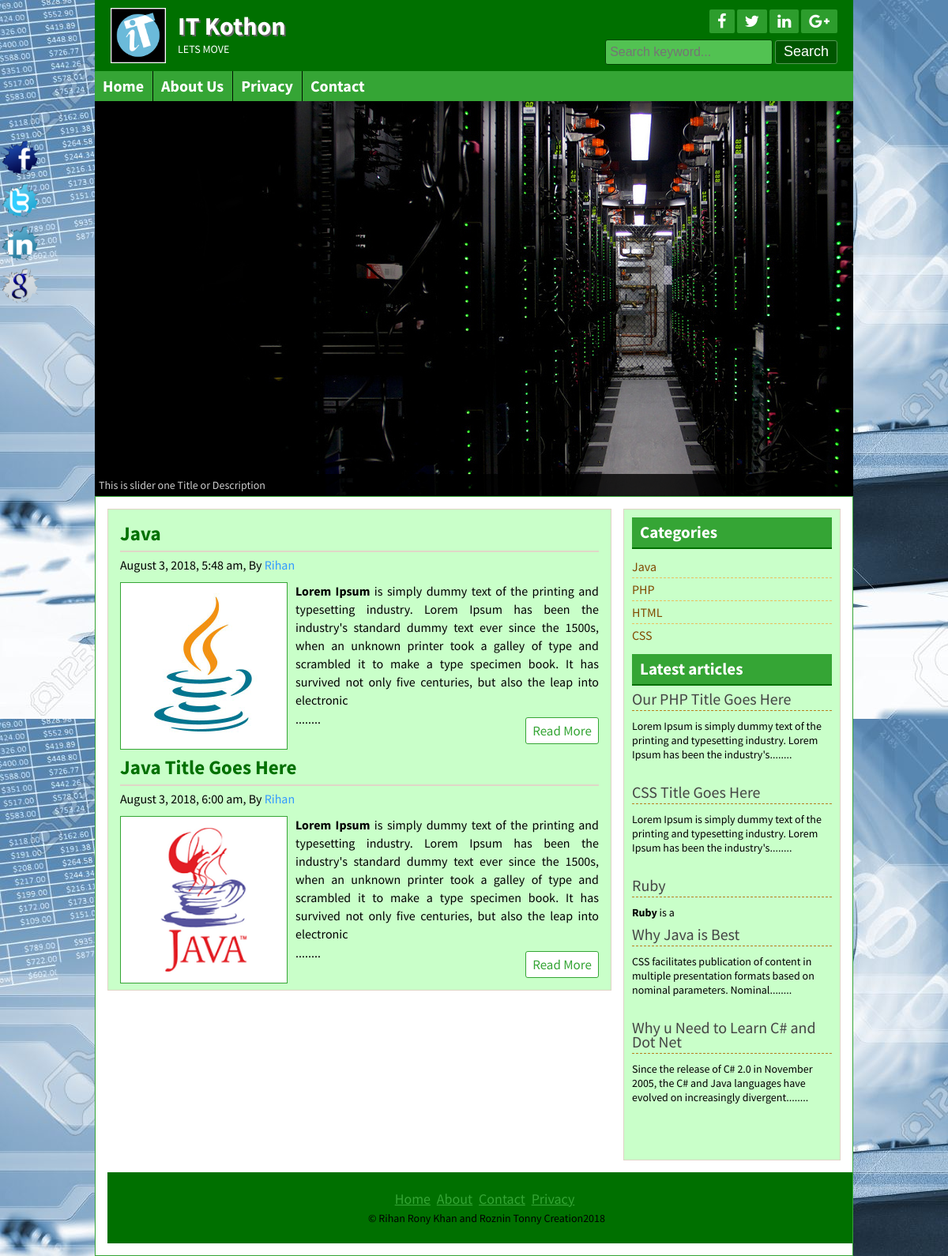
The page /posts.php?category=17 on the database its author committed.
### tables this page shows
CREATE TABLE `title_slogan` (
  `id` int(11) NOT NULL,
  `title` varchar(255) NOT NULL,
  `slogan` varchar(255) NOT NULL,
  `logo` varchar(255) NOT NULL
);

CREATE TABLE `tbl_social` (
  `id` int(11) NOT NULL,
  `fb` varchar(255) NOT NULL,
  `tw` varchar(255) NOT NULL,
  `ln` varchar(255) NOT NULL,
  `gp` varchar(255) NOT NULL
);

CREATE TABLE `tbl_page` (
  `id` int(11) NOT NULL,
  `name` varchar(255) NOT NULL,
  `body` text NOT NULL
);

CREATE TABLE `tbl_post` (
  `id` int(11) NOT NULL,
  `cat` int(11) NOT NULL,
  `title` varchar(255) NOT NULL,
  `body` text NOT NULL,
  `image` varchar(255) NOT NULL,
  `author` varchar(50) NOT NULL,
  `tags` varchar(255) NOT NULL,
  `date` timestamp NOT NULL DEFAULT CURRENT_TIMESTAMP
);

CREATE TABLE `tbl_category` (
  `id` int(11) NOT NULL,
  `name` varchar(50) NOT NULL
);

CREATE TABLE `tbl_footer` (
  `id` int(11) NOT NULL,
  `note` varchar(255) NOT NULL
);

### lib/Database.php (called while the page is built, shortened)
<?php
Class Database{
	public $host   = DB_HOST;
	public $user   = DB_USER;
	public $pass   = DB_PASS;
	public $dbname = DB_NAME;
	public $link;
	private function connectDB(){
	$this->link = new mysqli($this->host, $this->user, $this->pass, $this->dbname);
 }
	public function select($query){
		$result = $this->link->query($query) or die($this->link->error.__LINE__);
		if($result->num_rows > 0){
			return $result;
		} else {
			return false;
		}
	}
}

### helpers/format.php (called while the page is built, shortened)
<?php
	class format{
		public function formatDate($date){
			return date('F j, Y, g:i a',strtotime($date));
		}
		public function textShorten($text, $limit=400){
			$text=$text. " ";
			$text=substr($text,0,$limit);
			$text=substr($text,0,strrpos($text,' '));
			$text=$text."........";
			return $text;
		}
	}
?>

### posts.php (the view)
<?php
	include('inc/header.php');
	include('inc/slider.php');
?>
<?php
	if(!isset($_GET['category']) || $_GET['category'] == NULL){
		header('location:404.php');
	}
	else{
		$id=$_GET['category'];
	}
?>
	<div class="contentsection contemplete clear">
		<div class="maincontent clear">
			<?php
			$query ="select * from tbl_post where cat='$id'";
			$post= $db->select($query);
			if($post){
				while ($result=$post->fetch_assoc()) {
			?>
 		<div class="samepost clear">
				<h2><a href="post.php?id=<?php echo $result['id'];?>"><?php echo $result['title'];?></a></h2>
				<h4><?php echo $fm->formatDate($result['date']);?>, By <a href="#"><?php echo $result['author'];?></a></h4>
				 <a href="#"><img src="admin/<?php echo $result['image'];?>" alt="post image"/></a>
				 <?php echo $fm->textShorten($result['body']);?>
				<div class="readmore clear">
					<a href="post.php?id=<?php echo $result['id'];?>">Read More</a>
				</div>
			</div>
			<?php } } else{?>
			<h3>NO Post Available in this category</h3>
			<?php } ?>
		</div>
	<?php
		include('inc/sidebar.php');
		include('inc/footer.php');
	?>

### inc/header.php (shortened to what this page needs)
<?php
	include('lib/Database.php');
	include('helpers/format.php');
?>
<?php
	$db=new Database();
	$fm=new format();
?>
<!DOCTYPE html>
<html>
<head>
	<?php include('scripts/css.php');
	?>
</head>
<body>
	<div class="headersection templete clear">
		<a href="index.php">
			<div class="logo">
				<?php
                    $query="select * from title_slogan where id='1'";
                    $blog_title=$db->select($query);
                    if($blog_title){
                        while ($result=$blog_title->fetch_assoc()) {
				?>
				<img src="admin/<?php echo $result['logo'];?>" alt="Logo"/>
				<h2><?php echo $result['title'];?></h2>
				<p><?php echo $result['slogan'];?></p>
			<?php } } ?>
			</div>
		</a>
		<div class="social clear">
			<div class="icon clear">
				   <?php
                    $query="select * from tbl_social where id='1'";
                    $socialmedia=$db->select($query);
                    if($socialmedia){
                        while ($result=$socialmedia->fetch_assoc()) {
                ?>
				<a href="<?php echo $result['fb'];?>" target="_blank"><i class="fa fa-facebook"></i></a>
				<a href="<?php echo $result['tw'];?>" target="_blank"><i class="fa fa-twitter"></i></a>
				<a href="<?php echo $result['ln'];?>" target="_blank"><i class="fa fa-linkedin"></i></a>
				<a href="<?php echo $result['gp'];?>" target="_blank"><i class="fa fa-google-plus"></i></a>
				<?php } } ?>
			</div>
			<div class="searchbtn clear">
			<form action="search.php" method="get">
				<input type="text" name="search" placeholder="Search keyword..."/>
				<input type="submit" name="submit" value="Search"/>
			</form>
			</div>
		</div>
	</div>
<div class="navsection templete">
	<?php
			$path=$_SERVER['SCRIPT_FILENAME'];
			$currentpage=basename($path, '.php');
	?>
	<ul>
		<li><a
			<?php
				if($currentpage == 'index'){
					echo 'id="active"';
				}?>href="index.php">Home</a></li>
		 						<?php
                                $query="select * from tbl_page";
                                $pages=$db->select($query);
                                if($pages){
                                    while ($result=$pages->fetch_assoc()) {
                                 ?>
                                   <li><a
                                   	<?php
									if(isset($_GET['pageid']) && $_GET['pageid'] == $result['id']){
										echo 'id="active"';
									}
									?>
                                   	href="page.php?pageid=<?php echo $result['id'];?>"><?php echo $result['name'];?></a> </li>
                                 <?php  } } ?>
		<li><a <?php
				if($currentpage == 'contact_us'){
					echo 'id="active"';
				}?>href="contact_us.php">Contact</a></li>
	</ul>
</div>

### inc/sidebar.php
<div class="sidebar clear">
			<div class="samesidebar clear">
				<h2>Categories</h2>
					<ul>
						<?php
						$query= "select * from tbl_category";
						$category=$db->select($query);
						if($category){
						while ($result=$category->fetch_assoc()) {
						?>
						<li><a href="posts.php?category=<?php echo $result['id']; ?>"><?php echo $result['name']; ?></a></li>
						<?php } } else{?>
						<li>No Category Created</li>
						<?php }?>
					</ul>
			</div>
			<div class="samesidebar clear">
				<h2>Latest articles</h2>
				<?php
				$query= "select * from tbl_post limit 5";
				$post=$db->select($query);
				if($post){
				while ($result=$post->fetch_assoc()) {
				?>
					<div class="popular clear">
						<h3><a href=""post.php?id=<?php echo $result['id'];?>"><?php echo $result['title'];?></a></h3>
						<a href=""post.php?id=<?php echo $result['id'];?><img src="admin/<?php echo $result['image'];?>" alt="post image"/></a>
						 <?php echo $fm->textShorten($result['body'],120);?>
					</div>
			<?php } }else{ header('location:404.php');}?>
			</div>
		</div>

### inc/footer.php (shortened to what this page needs)
</div>
	<div class="footersection templete clear">
	  <div class="footermenu clear">
		<ul>
			<li><a href="#">Home</a></li>
			<li><a href="#">About</a></li>
			<li><a href="#">Contact</a></li>
			<li><a href="#">Privacy</a></li>
		</ul>
	  </div>
	  	<?php
                    $query="select * from tbl_footer where id='1'";
                    $socialmedia=$db->select($query);
                    if($socialmedia){
                        while ($result=$socialmedia->fetch_assoc()) {
                ?>
	  <p>&copy; <?php echo $result['note'];?><?php echo date('Y');?></p>
	  <?php } } ?>
	</div>
	<div class="fixedicon clear">
		<?php
                    $query="select * from tbl_social where id='1'";
                    $socialmedia=$db->select($query);
                    if($socialmedia){
                        while ($result=$socialmedia->fetch_assoc()) {
                ?>
		<a href="<?php echo $result['fb'];?>" target="_blank"><img src="images/fb.png" alt="Facebook"/></a>
		<a href="<?php echo $result['tw'];?>" target="_blank"><img src="images/tw.png" alt="Twitter"/></a>
		<a href="<?php echo $result['ln'];?>" target="_blank"><img src="images/in.png" alt="LinkedIn"/></a>
		<a href="<?php echo $result['gp'];?>" target="_blank"><img src="images/gl.png" alt="GooglePlus"/></a>
		<?php } }?>
	</div>
</body>
</html>

### themes/green.css (style rules this page uses)
.headersection,.footersection { background: #007000 none repeat scroll 0 0; }
.icon a { background: #2d9d2d none repeat scroll 0 0; ; }
.searchbtn input[type="text"] { background: #52c252 none repeat scroll 0 0; border: 1px solid #034703; }
.searchbtn input[type="submit"] { border: 1px solid #549854; }
input[type="submit"] { background: #005600 none repeat scroll 0 0; border: 1px solid #52c252; }
.navsection { background: none repeat scroll 0 0 #35a535; }
.navsection ul li { border-left: 1px solid #001000; border-right: 1px solid #38a838; }
.samepost h2 a { color: #007000; }
.maincontent, .sidebar { background: #C9FFC9 none repeat scroll 0 0; }
.samepost img { border: 1px solid #35A535; }
.contentsection { border: 1px solid #35A535; }
.samesidebar h2 { background: #35A535 none repeat scroll 0 0; border-bottom: 2px solid #007000; color: #fff; }
.readmore a { border: 1px solid #35a535; color: #35a535; }
.footermenu ul li a { color: #35A535; }
.samepost h2, .about h2 { color: #007000; }

### rows shown on the page
title_slogan: logo (picture), title "IT Kothon", slogan "LETS MOVE"
tbl_page: name "About Us"
tbl_page: name "Privacy"
tbl_post: title "Java", date "August 3, 2018, 5:48 am", author "Rihan", image (picture), body "Lorem Ipsum is simply dummy text of the printing and typesetting industry. Lorem Ipsum has been the industry's standard dummy text ever since the 1500s, when an unknown printer took a galley of type and scrambled it to make a type specimen book. It has survived not only five centuries, but also the leap into electronic ........"
tbl_post: title "Java Title Goes Here", date "August 3, 2018, 6:00 am", author "Rihan", image (picture), body "Lorem Ipsum is simply dummy text of the printing and typesetting industry. Lorem Ipsum has been the industry's standard dummy text ever since the 1500s, when an unknown printer took a galley of type and scrambled it to make a type specimen book. It has survived not only five centuries, but also the leap into electronic ........"
tbl_category: name "Java"
tbl_category: name "PHP"
tbl_category: name "HTML"
tbl_category: name "CSS"
tbl_post: title "Our PHP Title Goes Here", body "Lorem Ipsum is simply dummy text of the printing and typesetting industry. Lorem Ipsum has been the industry's........"
tbl_post: title "CSS Title Goes Here", body "Lorem Ipsum is simply dummy text of the printing and typesetting industry. Lorem Ipsum has been the industry's........"
tbl_post: title "Ruby", body "Ruby is a"
tbl_post: title "Why Java is Best", body "CSS facilitates publication of content in multiple presentation formats based on nominal parameters. Nominal........"
tbl_post: title "Why u Need to Learn C# and Dot Net", body "Since the release of C# 2.0 in November 2005, the C# and Java languages have evolved on increasingly divergent........"
tbl_footer: note "Rihan Rony Khan and Roznin Tonny Creation"
